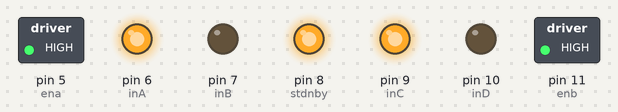
The sketch below on a simulated Arduino Uno, built with avr-gcc and run on an emulated ATmega328P. Shown: switched loads named in the sketch (green lamp = pin HIGH), output pins drawn as LEDs (lit = HIGH).

Above: at 0.1 s.
Timing chart, 0 to 1.6 s (numbered marks = the images above):
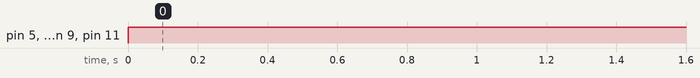

The sketch:

tb6612fng_test_code.ino
```cpp
#define ena 5
#define inA 6
#define inB 7
#define stdnby 8
#define inC 9
#define inD 10
#define enb 11

void setup() {
  // put your setup code here, to run once:
  pinMode(inA, OUTPUT);
  pinMode(stdnby, OUTPUT);
  pinMode(inB, OUTPUT);
  pinMode(inC, OUTPUT);
  pinMode(inD, OUTPUT);
  pinMode(ena, OUTPUT);
  pinMode(enb, OUTPUT);
  digitalWrite(stdnby,HIGH);
}

void loop() {
  // put your main code here, to run repeatedly:

    digitalWrite(inA, HIGH);
    digitalWrite(inB, LOW);
    analogWrite(ena, 255);
    digitalWrite(inC, HIGH);
    digitalWrite(inD, LOW);
    analogWrite(enb, 255);
}
```

Measured:
- by itself, pin 5 (ena), pin 6 (inA), pin 9 (inC), pin 11 (enb): LOW → HIGH at 0.00 s
